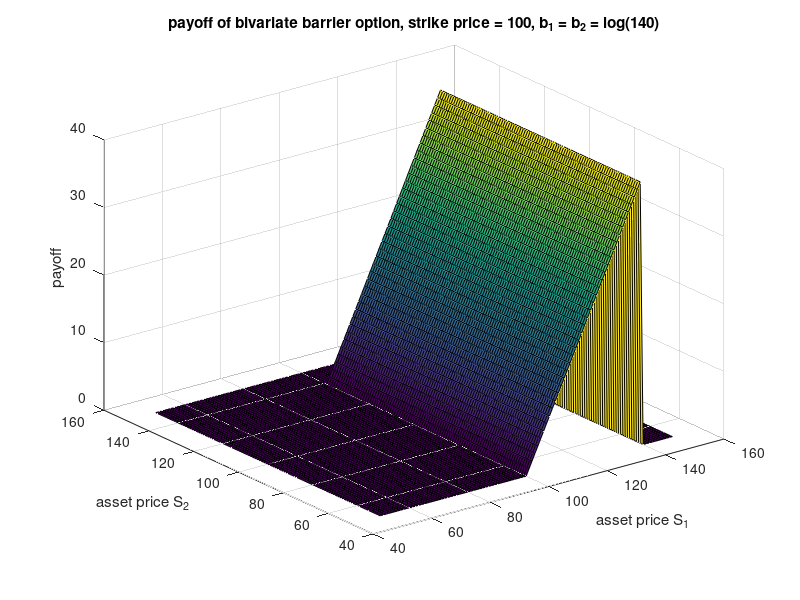

This figure's MATLAB source:
clear,close all
[X,Y] = meshgrid(50:1:150, 50:1:150);
G = max(X - 100, 0).*(X<140).*(Y<140);
surf(X,Y,G);
xlabel('asset price S_1'); ylabel('asset price S_2');
zlabel('payoff');
title('payoff of bivariate barrier option, strike price = 100, b_1 = b_2 = log(140)');